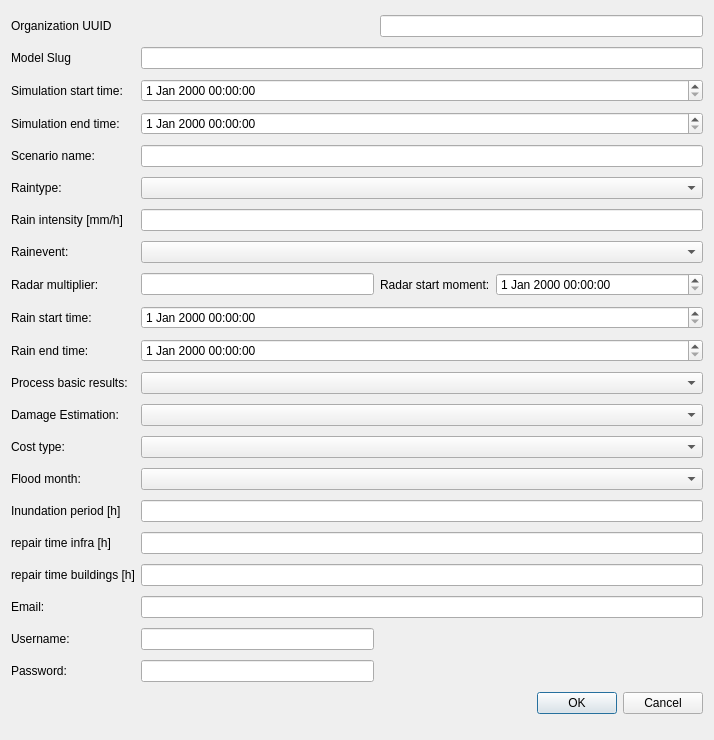
<?xml version="1.0" encoding="UTF-8"?>
<ui version="4.0">
 <class>ApiConsole3DiDialogBase</class>
 <widget class="QDialog" name="ApiConsole3DiDialogBase">
  <property name="geometry">
   <rect>
    <x>0</x>
    <y>0</y>
    <width>714</width>
    <height>740</height>
   </rect>
  </property>
  <property name="windowTitle">
   <string>ApiConsole3Di</string>
  </property>
  <layout class="QGridLayout" name="gridLayout">
   <item row="0" column="0">
    <widget class="QLabel" name="label">
     <property name="text">
      <string>Organization UUID</string>
     </property>
    </widget>
   </item>
   <item row="0" column="2" colspan="2">
    <widget class="QLineEdit" name="organisationID">
     <property name="maximumSize">
      <size>
       <width>343</width>
       <height>16777215</height>
      </size>
     </property>
    </widget>
   </item>
   <item row="1" column="0">
    <widget class="QLabel" name="label_2">
     <property name="text">
      <string>Model Slug</string>
     </property>
    </widget>
   </item>
   <item row="1" column="1" colspan="3">
    <widget class="QLineEdit" name="modelSlug"/>
   </item>
   <item row="2" column="0">
    <widget class="QLabel" name="label_3">
     <property name="text">
      <string>Simulation start time:</string>
     </property>
    </widget>
   </item>
   <item row="2" column="1" colspan="3">
    <widget class="QDateTimeEdit" name="simStartTime"/>
   </item>
   <item row="3" column="0">
    <widget class="QLabel" name="label_4">
     <property name="text">
      <string>Simulation end time:</string>
     </property>
    </widget>
   </item>
   <item row="3" column="1" colspan="3">
    <widget class="QDateTimeEdit" name="simEndTime"/>
   </item>
   <item row="4" column="0">
    <widget class="QLabel" name="label_5">
     <property name="text">
      <string>Scenario name:</string>
     </property>
    </widget>
   </item>
   <item row="4" column="1" colspan="3">
    <widget class="QLineEdit" name="scenarioName"/>
   </item>
   <item row="5" column="0">
    <widget class="QLabel" name="label_16">
     <property name="text">
      <string>Raintype:</string>
     </property>
    </widget>
   </item>
   <item row="5" column="1" colspan="3">
    <widget class="QComboBox" name="rainType"/>
   </item>
   <item row="6" column="0">
    <widget class="QLabel" name="label_19">
     <property name="text">
      <string>Rain intensity [mm/h]</string>
     </property>
    </widget>
   </item>
   <item row="6" column="1" colspan="3">
    <widget class="QLineEdit" name="rainIntensity"/>
   </item>
   <item row="7" column="0">
    <widget class="QLabel" name="label_6">
     <property name="text">
      <string>Rainevent:</string>
     </property>
    </widget>
   </item>
   <item row="7" column="1" colspan="3">
    <widget class="QComboBox" name="rainEvent">
     <property name="maximumSize">
      <size>
       <width>610</width>
       <height>16777215</height>
      </size>
     </property>
    </widget>
   </item>
   <item row="8" column="0">
    <widget class="QLabel" name="label_20">
     <property name="text">
      <string>Radar multiplier:</string>
     </property>
    </widget>
   </item>
   <item row="8" column="1">
    <widget class="QLineEdit" name="radarMultiplier">
     <property name="text">
      <string/>
     </property>
    </widget>
   </item>
   <item row="8" column="2">
    <widget class="QLabel" name="label_21">
     <property name="text">
      <string>Radar start moment:</string>
     </property>
    </widget>
   </item>
   <item row="8" column="3">
    <widget class="QDateTimeEdit" name="radarStartTime"/>
   </item>
   <item row="9" column="0">
    <widget class="QLabel" name="label_7">
     <property name="text">
      <string>Rain start time:</string>
     </property>
    </widget>
   </item>
   <item row="9" column="1" colspan="3">
    <widget class="QDateTimeEdit" name="rainStartTime"/>
   </item>
   <item row="10" column="0">
    <widget class="QLabel" name="label_8">
     <property name="text">
      <string>Rain end time:</string>
     </property>
    </widget>
   </item>
   <item row="10" column="1" colspan="3">
    <widget class="QDateTimeEdit" name="rainEndTime"/>
   </item>
   <item row="11" column="0">
    <widget class="QLabel" name="label_11">
     <property name="text">
      <string>Process basic results:</string>
     </property>
    </widget>
   </item>
   <item row="11" column="1" colspan="3">
    <widget class="QComboBox" name="processResults"/>
   </item>
   <item row="12" column="0">
    <widget class="QLabel" name="label_12">
     <property name="text">
      <string>Damage Estimation:</string>
     </property>
    </widget>
   </item>
   <item row="12" column="1" colspan="3">
    <widget class="QComboBox" name="damageEstimation"/>
   </item>
   <item row="13" column="0">
    <widget class="QLabel" name="label_13">
     <property name="text">
      <string>Cost type:</string>
     </property>
    </widget>
   </item>
   <item row="13" column="1" colspan="3">
    <widget class="QComboBox" name="costType"/>
   </item>
   <item row="14" column="0">
    <widget class="QLabel" name="label_14">
     <property name="text">
      <string>Flood month:</string>
     </property>
    </widget>
   </item>
   <item row="14" column="1" colspan="3">
    <widget class="QComboBox" name="floodMonth"/>
   </item>
   <item row="15" column="0">
    <widget class="QLabel" name="label_15">
     <property name="text">
      <string>Inundation period [h]</string>
     </property>
    </widget>
   </item>
   <item row="15" column="1" colspan="3">
    <widget class="QLineEdit" name="inundationPeriod"/>
   </item>
   <item row="16" column="0">
    <widget class="QLabel" name="label_17">
     <property name="text">
      <string>repair time infra [h]</string>
     </property>
    </widget>
   </item>
   <item row="16" column="1" colspan="3">
    <widget class="QLineEdit" name="repairTimeInfra"/>
   </item>
   <item row="17" column="0">
    <widget class="QLabel" name="label_18">
     <property name="text">
      <string>repair time buildings [h]</string>
     </property>
    </widget>
   </item>
   <item row="17" column="1" colspan="3">
    <widget class="QLineEdit" name="repairTimeBuildings"/>
   </item>
   <item row="18" column="0">
    <widget class="QLabel" name="label_22">
     <property name="text">
      <string>Email:</string>
     </property>
    </widget>
   </item>
   <item row="18" column="1" colspan="3">
    <widget class="QLineEdit" name="eMail"/>
   </item>
   <item row="19" column="0">
    <widget class="QLabel" name="label_9">
     <property name="text">
      <string>Username:</string>
     </property>
    </widget>
   </item>
   <item row="19" column="1">
    <widget class="QLineEdit" name="userName"/>
   </item>
   <item row="20" column="0">
    <widget class="QLabel" name="label_10">
     <property name="text">
      <string>Password:</string>
     </property>
    </widget>
   </item>
   <item row="20" column="1">
    <widget class="QLineEdit" name="password">
     <property name="minimumSize">
      <size>
       <width>233</width>
       <height>0</height>
      </size>
     </property>
    </widget>
   </item>
   <item row="21" column="3">
    <widget class="QDialogButtonBox" name="button_box">
     <property name="orientation">
      <enum>Qt::Horizontal</enum>
     </property>
     <property name="standardButtons">
      <set>QDialogButtonBox::Cancel|QDialogButtonBox::Ok</set>
     </property>
    </widget>
   </item>
  </layout>
 </widget>
 <resources/>
 <connections>
  <connection>
   <sender>button_box</sender>
   <signal>accepted()</signal>
   <receiver>ApiConsole3DiDialogBase</receiver>
   <slot>accept()</slot>
   <hints>
    <hint type="sourcelabel">
     <x>20</x>
     <y>20</y>
    </hint>
    <hint type="destinationlabel">
     <x>20</x>
     <y>20</y>
    </hint>
   </hints>
  </connection>
  <connection>
   <sender>button_box</sender>
   <signal>rejected()</signal>
   <receiver>ApiConsole3DiDialogBase</receiver>
   <slot>reject()</slot>
   <hints>
    <hint type="sourcelabel">
     <x>20</x>
     <y>20</y>
    </hint>
    <hint type="destinationlabel">
     <x>20</x>
     <y>20</y>
    </hint>
   </hints>
  </connection>
 </connections>
</ui>
